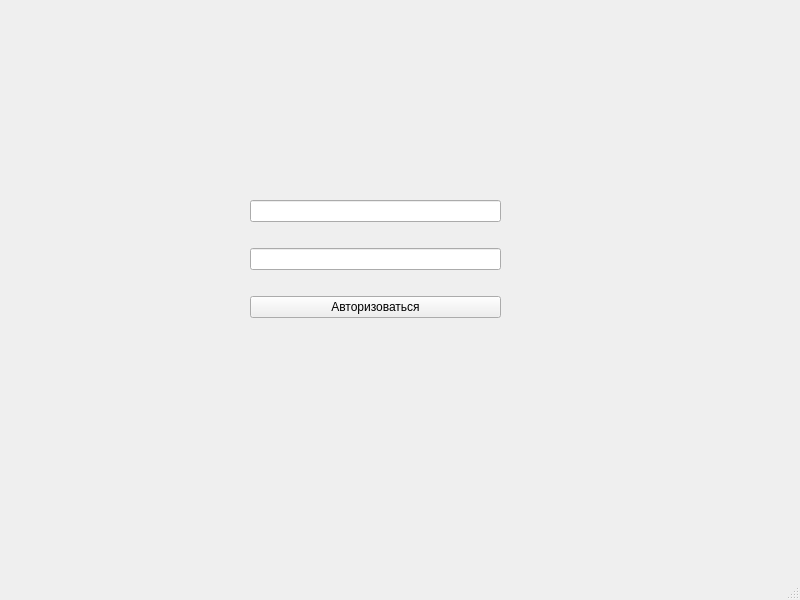
<?xml version="1.0" encoding="UTF-8"?>
<ui version="4.0">
 <class>MainWindow</class>
 <widget class="QMainWindow" name="MainWindow">
  <property name="geometry">
   <rect>
    <x>0</x>
    <y>0</y>
    <width>800</width>
    <height>600</height>
   </rect>
  </property>
  <property name="windowTitle">
   <string>MainWindow</string>
  </property>
  <widget class="QWidget" name="centralwidget">
   <widget class="QWidget" name="verticalLayoutWidget">
    <property name="geometry">
     <rect>
      <x>250</x>
      <y>180</y>
      <width>251</width>
      <height>161</height>
     </rect>
    </property>
    <layout class="QVBoxLayout" name="verticalLayout">
     <item>
      <widget class="QLineEdit" name="login_input"/>
     </item>
     <item>
      <widget class="QLineEdit" name="pass_input">
       <property name="text">
        <string/>
       </property>
      </widget>
     </item>
     <item>
      <widget class="QPushButton" name="login_btn">
       <property name="text">
        <string>Авторизоваться</string>
       </property>
      </widget>
     </item>
    </layout>
   </widget>
  </widget>
  <widget class="QMenuBar" name="menubar">
   <property name="geometry">
    <rect>
     <x>0</x>
     <y>0</y>
     <width>800</width>
     <height>21</height>
    </rect>
   </property>
  </widget>
  <widget class="QStatusBar" name="statusbar"/>
 </widget>
 <resources/>
 <connections/>
</ui>
